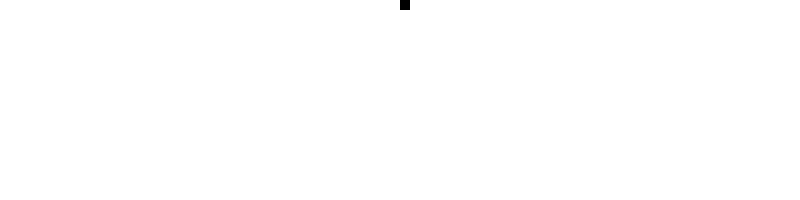
Frame 1 (no input)
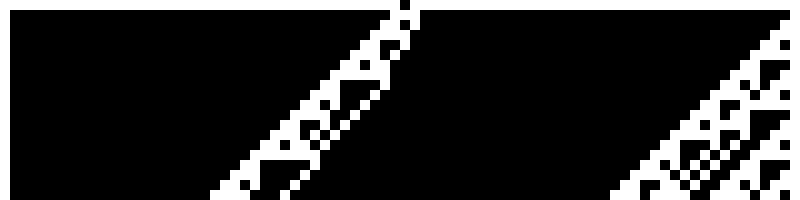
Frame 60 (the mouse pressed at the canvas centre just before this capture)
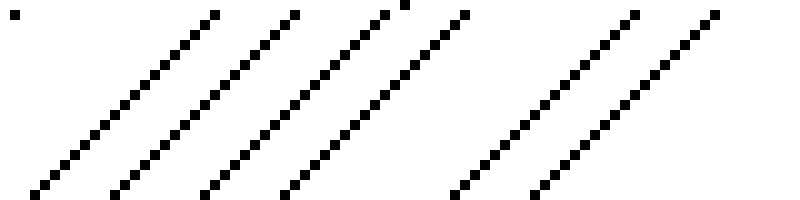
Frame 120 (the mouse held since frame 60 and released just before this capture)

The Processing sketch that drew these frames (run headless with seeded random() and noise(); from frame 60 on, the mouse is pressed at the canvas centre):

// Processing sketch: e02_ca_random
// ── e02_ca_random.pde
/**
 * Cellular Automata (Random)
 *
 * Generates a new random ruleset when the mouse is clicked.
 */

CA ca;

void setup() {
  size(800,200);
  background(255);
  ca = new CA();
}

void draw() {
  ca.display();
  ca.generate();
  // if (ca.finished()) {
  //   ca.generate();
  // }
}

void mousePressed() {
  ca.regenerate();
  ca.generate();
}

// ── CA.pde
class CA {
  int[] cells;
  int[] ruleset;
  int w = 10;
  int generation = 0;

  CA() {
    // How many cells fit across given the sketch width?
    cells = new int[width/w];

    ruleset = ruleset();

    // All cells start with state 0...
    for (int i = 0; i < cells.length; i++) {
      cells[i] = 0;
    }

    // ...except the middle cell which starts with state 1
    cells[cells.length/2] = 1;
  }

  void regenerate() {
    generation = 0;
    ruleset = ruleset();
  }

  void generate() {
    int[] nextgen = new int[cells.length];

    // Compute the next generation
    // (ignore the first and last cells as they don't have a complete neighborhood)
    for (int i = 1; i < cells.length-1; i++) {
      // Look at the cells from the current generation
      int left = cells[i-1];
      int middle = cells[i];
      int right = cells[i+1];

      // Save the new generation
      nextgen[i] = rules(left, middle, right);
    }

    // The next generation becomes the current generation
    cells = nextgen;
    generation++;
  }

  int[] ruleset() {
    int[] ruleset = new int[8];
    for (int i = 0; i < ruleset.length; i++) {
      ruleset[i] = int(random(0, 2));
    }
    println("Rule: " + unbinary(join(nf(ruleset, 0), "")));
    return ruleset;
  }

  int rules(int a, int b, int c) {
    if (a==1 && b==1 && c==1) return ruleset[0];
    else if (a == 1 && b == 1 && c == 0) return ruleset[1];
    else if (a == 1 && b == 0 && c == 1) return ruleset[2];
    else if (a == 1 && b == 0 && c == 0) return ruleset[3];
    else if (a == 0 && b == 1 && c == 1) return ruleset[4];
    else if (a == 0 && b == 1 && c == 0) return ruleset[5];
    else if (a == 0 && b == 0 && c == 1) return ruleset[6];
    else if (a == 0 && b == 0 && c == 0) return ruleset[7];
    return 0;
  }

  boolean finished() {
    return generation > height/w;
  }

  void display() {
    for (int i = 1; i < cells.length-1; i++) {
      if (cells[i] == 0) {
        fill(255);
      } else {
        fill(0);
      }
      noStroke();
      // Set x for each cell in the row
      // Set y for each generation
      rect(i*w, generation*w, w, w);
    }
  }
}
